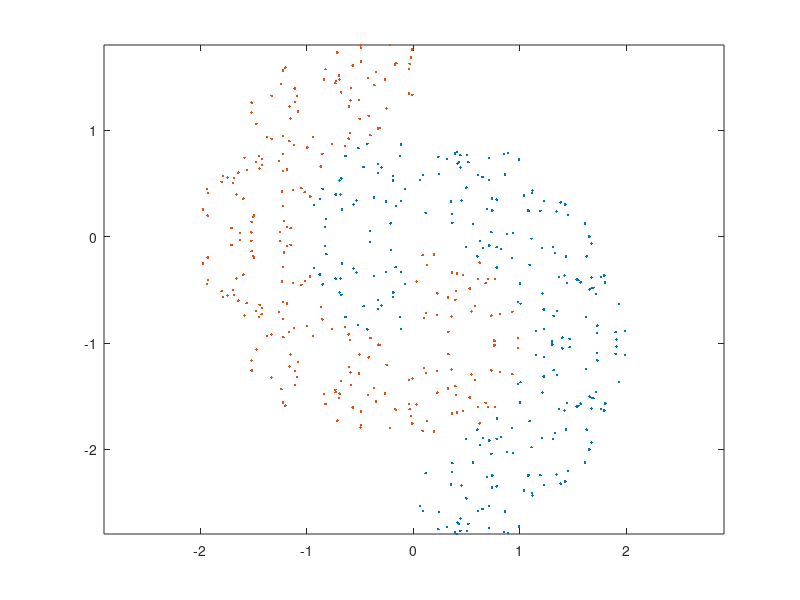

Write MATLAB code to recreate this figure.
close all; clc; 

%%
%%%%%%%%%%%%%%%%%%%%%%%%%%%%%%%%%%%%%%%%%%%%%%%
%C1
% Data
n_C1 = 100;
n1_C1 = 30;

radius_C1 = 2;
xc1 = 0;
yc1 = -1;
R_C1 = [0.25 1];

% Engine
theta_C1 = rand(1,n_C1)*(pi/2);
r_C1 = sqrt(rand(1,n_C1)*range(R_C1)+min(R_C1))*radius_C1;
x_C1 = xc1 + r_C1.*cos(theta_C1);
y_C1 = yc1 + r_C1.*sin(theta_C1);

x1_C1 = xc1 + r_C1.*cos(theta_C1);
y1_C1 = yc1 - r_C1.*sin(theta_C1);

%Small circle C1
theta_s_C1 = rand(1,n1_C1)*(pi/2);
r_s_C1 = sqrt(rand(1,n1_C1));

x2_C1 = -r_s_C1.*cos(theta_s_C1);
y2_C1 = -r_s_C1.*sin(theta_s_C1);

x3_C1 = -r_s_C1.*cos(theta_s_C1);
y3_C1 =  r_s_C1.*sin(theta_s_C1);
%%%%%%%%%%%%%%%%%%%%%%%%%%%%%%%%%%%%%%
% Plot C1
X1 = [x_C1 x1_C1];
Y1 = [y_C1 y1_C1];
X2 = [x2_C1 x3_C1];
Y2 = [y2_C1 y3_C1];
X_Data_C1 = [X1 X2];
Y_Data_C1 = [Y1 Y2];

C1_Evaluate = [X_Data_C1;Y_Data_C1];

plot(X_Data_C1,Y_Data_C1,'.')
axis equal
hold on
%%
%%%%%%%%%%%%%%%%%%%%%%%%%%%%%%%%%%%%%%%%%%%%%%%%%%%%%
%C2
% Data
n_C2 = 100;
n1_C2 = 30;

radius_C2 = 2;
xc2 = 0;
yc2 = 0;
R_C2 = [0.25 1];

% Engine
theta_C2 = rand(1,n_C2)*(pi/2);
r_C2 = sqrt(rand(1,n_C2)*range(R_C2)+min(R_C2))*radius_C2;

x_C2 = xc2 - r_C2.*cos(theta_C2);
y_C2 = yc2 + r_C2.*sin(theta_C2);

x1_C2 = xc2 - r_C2.*cos(theta_C2);
y1_C2 = yc2 - r_C2.*sin(theta_C2);

%Small circle
x_s_c2 = 0;
y_s_c2 = -1;
theta_s_C2 = rand(1,n1_C2)*(pi/2);
r_s_C2 = sqrt(rand(1,n1_C2));

x2_C2 = x_s_c2 + r_s_C2.*cos(theta_s_C2);
y2_C2 = y_s_c2 - r_s_C2.*sin(theta_s_C2);

x3_C2 = x_s_c2 + r_s_C2.*cos(theta_s_C2);
y3_C2 = y_s_c2 + r_s_C2.*sin(theta_s_C2);
%%%%%%%%%%%%%%%%%%%%%%%%%%%%%%%%%%%%%%
X1_C2 = [x_C2 x1_C2];
Y1_C2 = [y_C2 y1_C2];
X2_C2 = [x2_C2 x3_C2];
Y2_C2 = [y2_C2 y3_C2];

X_Data_C2 = [X1_C2 X2_C2];
Y_Data_C2 = [Y1_C2 Y2_C2];

C2_Evaluate = [X_Data_C2;Y_Data_C2];

plot(X_Data_C2,Y_Data_C2,'.')

axis equal
% % Check
% plot(X,Y,'.')